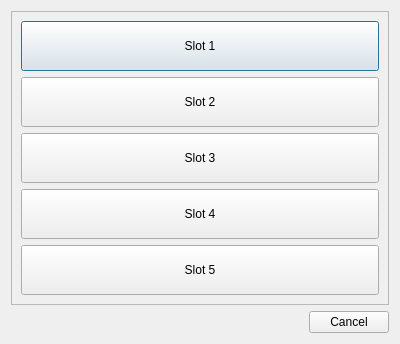
<?xml version="1.0" encoding="UTF-8"?>
<ui version="4.0">
 <class>SaveGameDialog</class>
 <widget class="QDialog" name="SaveGameDialog">
  <property name="geometry">
   <rect>
    <x>0</x>
    <y>0</y>
    <width>400</width>
    <height>341</height>
   </rect>
  </property>
  <property name="windowTitle">
   <string>Dialog</string>
  </property>
  <layout class="QVBoxLayout" name="verticalLayout_2">
   <item>
    <widget class="QFrame" name="frame">
     <property name="frameShape">
      <enum>QFrame::StyledPanel</enum>
     </property>
     <property name="frameShadow">
      <enum>QFrame::Raised</enum>
     </property>
     <layout class="QVBoxLayout" name="verticalLayout">
      <item>
       <widget class="QPushButton" name="btnSlot1">
        <property name="minimumSize">
         <size>
          <width>0</width>
          <height>50</height>
         </size>
        </property>
        <property name="text">
         <string>Slot 1</string>
        </property>
       </widget>
      </item>
      <item>
       <widget class="QPushButton" name="btnSlot2">
        <property name="minimumSize">
         <size>
          <width>0</width>
          <height>50</height>
         </size>
        </property>
        <property name="text">
         <string>Slot 2</string>
        </property>
       </widget>
      </item>
      <item>
       <widget class="QPushButton" name="btnSlot3">
        <property name="minimumSize">
         <size>
          <width>0</width>
          <height>50</height>
         </size>
        </property>
        <property name="text">
         <string>Slot 3</string>
        </property>
       </widget>
      </item>
      <item>
       <widget class="QPushButton" name="btnSlot4">
        <property name="minimumSize">
         <size>
          <width>0</width>
          <height>50</height>
         </size>
        </property>
        <property name="text">
         <string>Slot 4</string>
        </property>
       </widget>
      </item>
      <item>
       <widget class="QPushButton" name="btnSlot5">
        <property name="minimumSize">
         <size>
          <width>0</width>
          <height>50</height>
         </size>
        </property>
        <property name="text">
         <string>Slot 5</string>
        </property>
       </widget>
      </item>
     </layout>
    </widget>
   </item>
   <item>
    <widget class="QDialogButtonBox" name="buttonBox">
     <property name="orientation">
      <enum>Qt::Horizontal</enum>
     </property>
     <property name="standardButtons">
      <set>QDialogButtonBox::Cancel</set>
     </property>
    </widget>
   </item>
  </layout>
 </widget>
 <resources/>
 <connections>
  <connection>
   <sender>buttonBox</sender>
   <signal>accepted()</signal>
   <receiver>SaveGameDialog</receiver>
   <slot>accept()</slot>
   <hints>
    <hint type="sourcelabel">
     <x>248</x>
     <y>254</y>
    </hint>
    <hint type="destinationlabel">
     <x>157</x>
     <y>274</y>
    </hint>
   </hints>
  </connection>
  <connection>
   <sender>buttonBox</sender>
   <signal>rejected()</signal>
   <receiver>SaveGameDialog</receiver>
   <slot>reject()</slot>
   <hints>
    <hint type="sourcelabel">
     <x>316</x>
     <y>260</y>
    </hint>
    <hint type="destinationlabel">
     <x>286</x>
     <y>274</y>
    </hint>
   </hints>
  </connection>
 </connections>
</ui>
